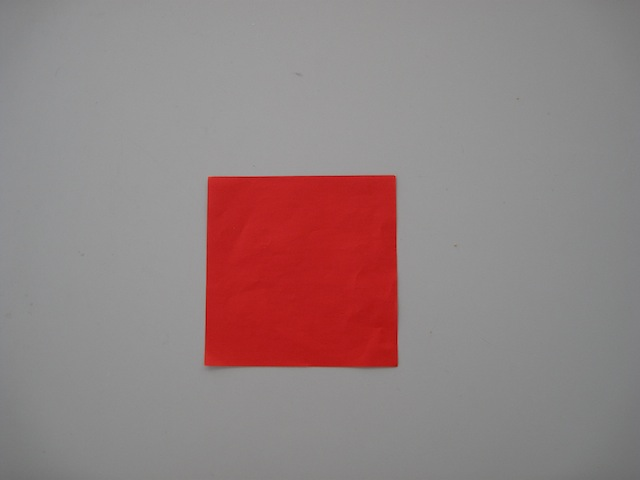
//> input picture src/08/cls/01/assets/red_rectangle.jpg, 640 x 480 px
$ ./main   (built with g++ and OpenCV 4)
//> lines starting //> are read from the running program, lines starting //| are printed output that depends on the picture; after the words box and inside, x2 and y2 are one past the last pixel; in counts of white or black regions, pixels touching at a corner belong together
#include <iostream>
#include <opencv2/opencv.hpp>

#define FILE_NAME_INPUT "./assets/red_rectangle.jpg"
#define THRESHOLD 100

uchar to_uchar(const int value)
{
  // ref: http://opencv.jp/opencv-2.2/cpp/saturation_arithmetics.html
  return cv::saturate_cast<uchar>(value);
}

int to_binarized(int value)
{
  auto is_foreground = (value <= THRESHOLD);
  return is_foreground ? 255 : 0;
}

int main(int argc, char *argv[])
{
  auto input = cv::imread(FILE_NAME_INPUT, cv::IMREAD_GRAYSCALE);
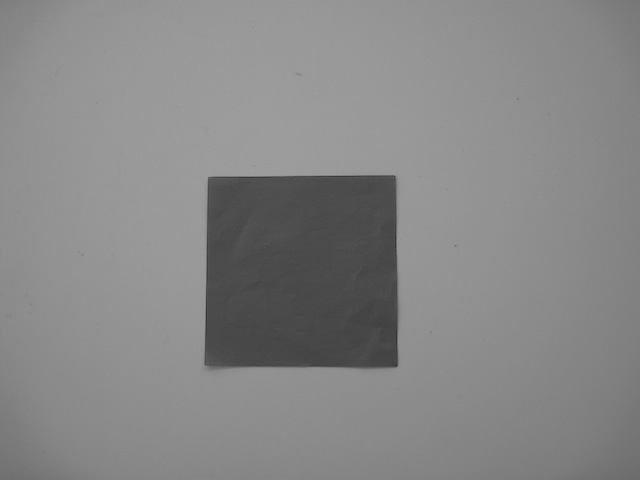
//> input: 480 rows x 640 cols, CV_8UC1; min 49, max 161, mean 134.8

  if (input.empty())
  {
    fprintf(stderr, "読み込み失敗\n");
    return -1;
  }

  auto output = input.clone();

  output.forEach<uchar>([&](uchar &pixel, auto _) -> void {
    auto binarized = to_binarized(static_cast<int>(pixel));
    pixel = to_uchar(binarized);
  });
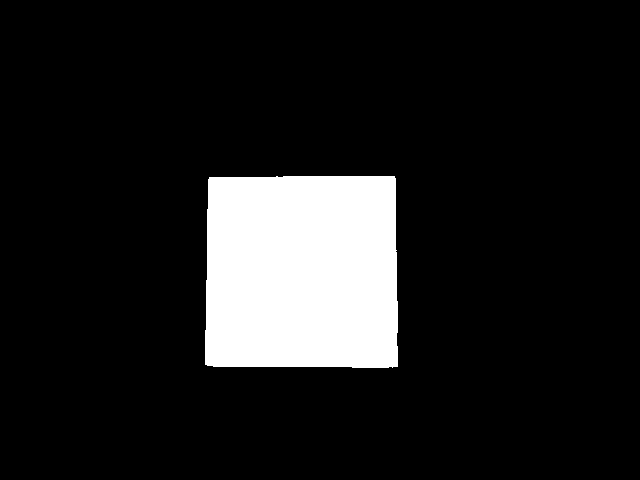
//> output: 480 rows x 640 cols, CV_8UC1; 11.8% white; 1 white region, box (x1, y1, x2, y2) and area: (205, 176, 398, 368) 36310

  cv::imshow("input", input);
  cv::imshow("output", output);
  cv::waitKey();

  return 0;
}
